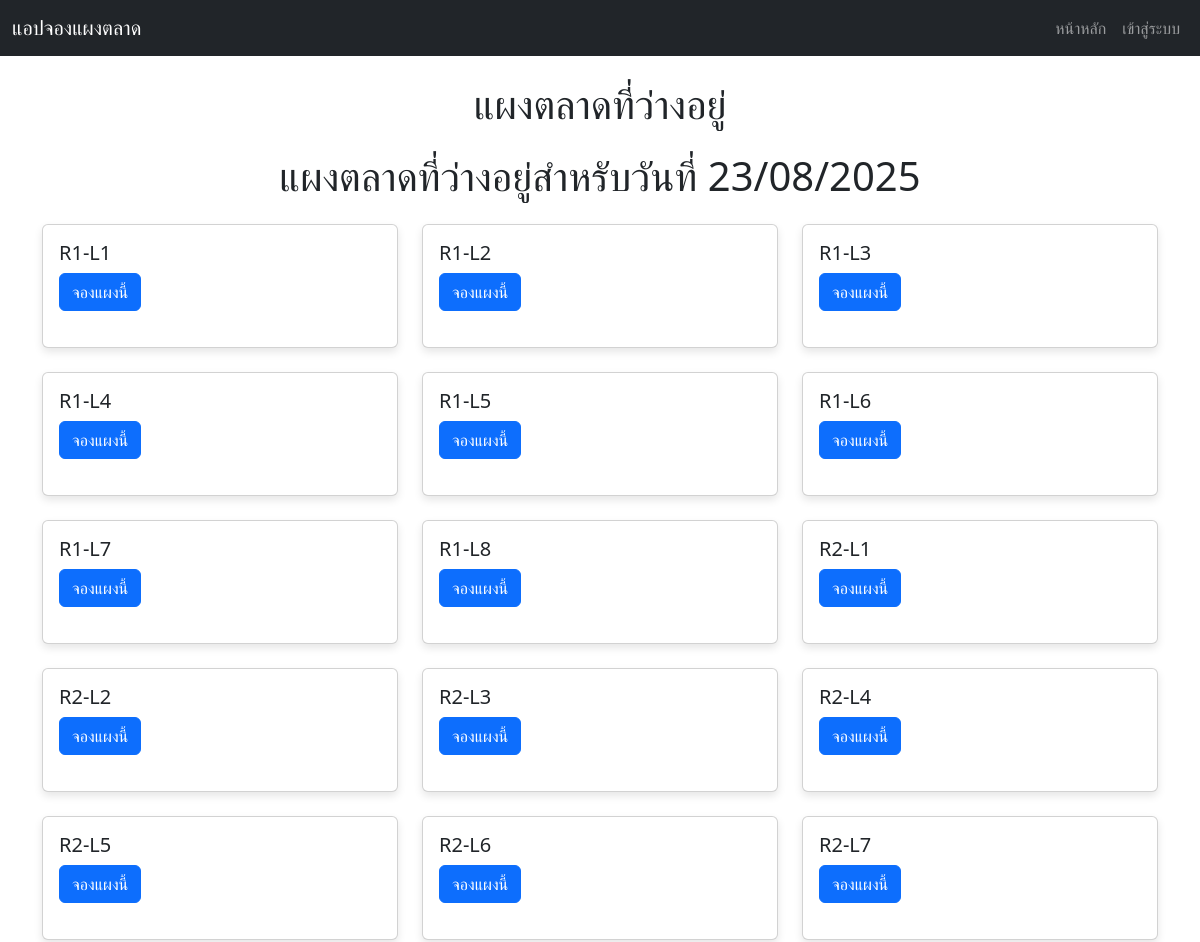
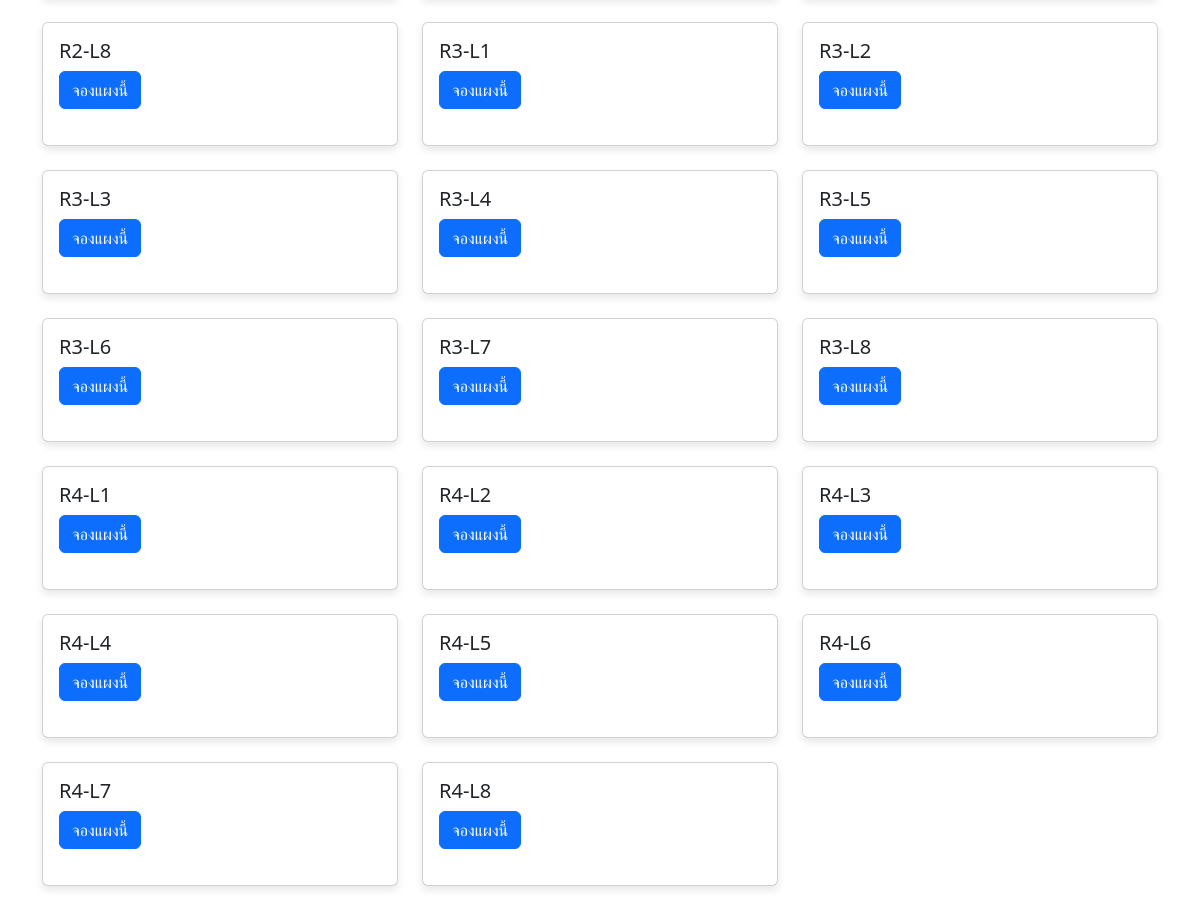
The page / on the database its author committed (2 pictures, top to bottom).
### app.py (models this page shows, shortened)
class Stall(db.Model):
    id = db.Column(db.Integer, primary_key=True)
    name = db.Column(db.String(100), unique=True, nullable=False)
    price_per_day = db.Column(db.Float, nullable=False)
    description = db.Column(db.Text, nullable=True)
    bookings = db.relationship('Booking', backref='stall', lazy=True)

### app.py (the view)
@app.route('/')
def index():
    today = date.today()
    all_stalls = Stall.query.order_by(Stall.id).all()
    stalls_with_status = []
    for stall in all_stalls:
        booking_for_today = Booking.query.filter(
            Booking.stall_id == stall.id,
            Booking.status.in_(['confirmed']),
            Booking.start_date <= today,
            Booking.end_date >= today
        ).first()
        if booking_for_today:
            stalls_with_status.append({'stall': stall, 'status': 'occupied'})
        else:
            stalls_with_status.append({'stall': stall, 'status': 'available'})
    return render_template('index.html', stalls_with_status=stalls_with_status, today=today)

### templates/index.html (shortened to what this page needs)
{% extends "base.html" %}
{% block content %}
<h1 class="mb-4 text-center">แผงตลาดที่ว่างอยู่</h1>
<h1 class="mb-4 text-center">แผงตลาดที่ว่างอยู่สำหรับวันที่ {{ today.strftime('%d/%m/%Y') }}</h1>
<div class="row">
    {% for item in stalls_with_status %}
    <div class="col-md-4 mb-4">
        <div class="card h-100 {% if item.status == 'paid' %}bg-primary text-white{% elif item.status == 'confirmed' %}bg-danger text-white{% elif item.status == 'pending' %}bg-warning text-dark{% elif item.status == 'cancelled' %}bg-secondary text-white{% else %}bg-white{% endif %}">
            <div class="card-body">
                <h5 class="card-title">{{ item.stall.name }}</h5>
                {% if item.status == 'available' %}
                <a href="{{ url_for('book_stall', stall_id=item.stall.id) }}" class="btn btn-primary">จองแผงนี้</a>
                {% elif item.status == 'pending' %}
                <button class="btn btn-secondary" disabled>รอการยืนยัน</button>
                {% elif item.status == 'confirmed' %}
                <button class="btn btn-danger" disabled>จองแล้ว</button>
                {% elif item.status == 'paid' %}
                <button class="btn btn-primary" disabled>จ่ายเงินแล้ว</button>
                {% elif item.status == 'cancelled' %}
                <button class="btn btn-secondary" disabled>ยกเลิกแล้ว</button>
                {% else %}
                <button class="btn btn-secondary" disabled>ไม่ว่าง</button>
                {% endif %}
            </div>
        </div>
    </div>
    {% endfor %}
</div>
{% endblock %}

### templates/base.html (shortened to what this page needs)
<!DOCTYPE html>
<html lang="th">
<head>
    <link rel="stylesheet" href="{{ url_for('static', filename='css/style.css') }}">
    <link href="https://cdn.jsdelivr.net/npm/bootstrap@5.3.3/dist/css/bootstrap.min.css" rel="stylesheet">
</head>
<body>
    <nav class="navbar navbar-expand-lg navbar-dark bg-dark">
        <div class="container-fluid">
            <a class="navbar-brand" href="{{ url_for('index') }}">แอปจองแผงตลาด</a>
            <div class="collapse navbar-collapse" id="navbarNav">
                <ul class="navbar-nav ms-auto">
                    <li class="nav-item">
                        <a class="nav-link" href="{{ url_for('index') }}">หน้าหลัก</a>
                    </li>
                {% if session.get('logged_in') and session.get('role') == 'admin' %}
                    <li class="nav-item">
                        <a class="nav-link" href="{{ url_for('admin_dashboard') }}">จัดการแผง (Admin)</a>
                    </li>
                    <li class="nav-item">
                        <a class="nav-link" href="{{ url_for('logout') }}">ออกจากระบบ</a>
                    </li>
                {% else %}
                    <li class="nav-item">
                        <a class="nav-link" href="{{ url_for('login') }}">เข้าสู่ระบบ</a>
                    </li>
                {% endif %}
                </ul>
            </div>
        </div>
    </nav>
    <div class="container mt-4">
        {% block content %}
        {% endblock %}
    </div>
</body>
</html>

### static/css/style.css (style rules this page uses)
body { font-family: Arial, sans-serif; background-color: #faf9fa; }
.card { margin-bottom: 20px; box-shadow: 0 4px 8px rgba(0,0,0,0.1); }
.card-title { color: #007bff; }
.btn-primary { background-color: #007bff; border-color: #007bff; }

### rows shown on the page
Stall: stall.name "R1-L1"
Stall: stall.name "R1-L2"
Stall: stall.name "R1-L3"
Stall: stall.name "R1-L4"
Stall: stall.name "R1-L5"
Stall: stall.name "R1-L6"
Stall: stall.name "R1-L7"
Stall: stall.name "R1-L8"
Stall: stall.name "R2-L1"
Stall: stall.name "R2-L2"
Stall: stall.name "R2-L3"
Stall: stall.name "R2-L4"
Stall: stall.name "R2-L5"
Stall: stall.name "R2-L6"
Stall: stall.name "R2-L7"
Stall: stall.name "R2-L8"
Stall: stall.name "R3-L1"
Stall: stall.name "R3-L2"
Stall: stall.name "R3-L3"
Stall: stall.name "R3-L4"
Stall: stall.name "R3-L5"
Stall: stall.name "R3-L6"
Stall: stall.name "R3-L7"
Stall: stall.name "R3-L8"
Stall: stall.name "R4-L1"
Stall: stall.name "R4-L2"
Stall: stall.name "R4-L3"
Stall: stall.name "R4-L4"
Stall: stall.name "R4-L5"
Stall: stall.name "R4-L6"
Stall: stall.name "R4-L7"
Stall: stall.name "R4-L8"
